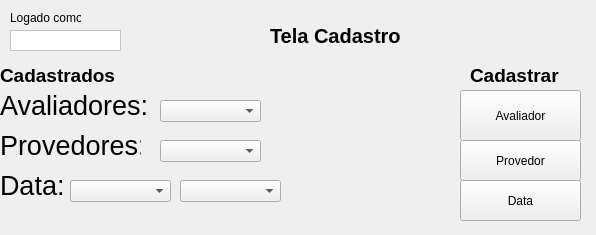
<?xml version="1.0" encoding="UTF-8"?>
<ui version="4.0">
 <class>Form</class>
 <widget class="QWidget" name="Form">
  <property name="geometry">
   <rect>
    <x>0</x>
    <y>0</y>
    <width>596</width>
    <height>235</height>
   </rect>
  </property>
  <property name="windowTitle">
   <string>Form</string>
  </property>
  <widget class="QLabel" name="label">
   <property name="geometry">
    <rect>
     <x>270</x>
     <y>0</y>
     <width>161</width>
     <height>71</height>
    </rect>
   </property>
   <property name="font">
    <font>
     <pointsize>15</pointsize>
     <weight>75</weight>
     <bold>true</bold>
    </font>
   </property>
   <property name="text">
    <string>Tela Cadastro</string>
   </property>
  </widget>
  <widget class="QLabel" name="label_2">
   <property name="geometry">
    <rect>
     <x>0</x>
     <y>80</y>
     <width>151</width>
     <height>51</height>
    </rect>
   </property>
   <property name="font">
    <font>
     <pointsize>20</pointsize>
     <kerning>true</kerning>
    </font>
   </property>
   <property name="text">
    <string>Avaliadores:</string>
   </property>
  </widget>
  <widget class="QComboBox" name="comboBox">
   <property name="geometry">
    <rect>
     <x>160</x>
     <y>100</y>
     <width>101</width>
     <height>22</height>
    </rect>
   </property>
  </widget>
  <widget class="QLabel" name="label_3">
   <property name="geometry">
    <rect>
     <x>0</x>
     <y>120</y>
     <width>141</width>
     <height>51</height>
    </rect>
   </property>
   <property name="font">
    <font>
     <pointsize>20</pointsize>
     <kerning>true</kerning>
    </font>
   </property>
   <property name="text">
    <string>Provedores:</string>
   </property>
  </widget>
  <widget class="QComboBox" name="comboBox_2">
   <property name="geometry">
    <rect>
     <x>160</x>
     <y>140</y>
     <width>101</width>
     <height>22</height>
    </rect>
   </property>
  </widget>
  <widget class="QLabel" name="label_4">
   <property name="geometry">
    <rect>
     <x>0</x>
     <y>160</y>
     <width>71</width>
     <height>51</height>
    </rect>
   </property>
   <property name="font">
    <font>
     <pointsize>20</pointsize>
     <kerning>true</kerning>
    </font>
   </property>
   <property name="text">
    <string>Data:</string>
   </property>
  </widget>
  <widget class="QLabel" name="label_5">
   <property name="geometry">
    <rect>
     <x>0</x>
     <y>40</y>
     <width>161</width>
     <height>71</height>
    </rect>
   </property>
   <property name="font">
    <font>
     <pointsize>14</pointsize>
     <weight>75</weight>
     <bold>true</bold>
    </font>
   </property>
   <property name="text">
    <string>Cadastrados</string>
   </property>
  </widget>
  <widget class="QLabel" name="label_6">
   <property name="geometry">
    <rect>
     <x>10</x>
     <y>10</y>
     <width>71</width>
     <height>16</height>
    </rect>
   </property>
   <property name="text">
    <string>Logado como:</string>
   </property>
  </widget>
  <widget class="QLabel" name="label_7">
   <property name="geometry">
    <rect>
     <x>10</x>
     <y>30</y>
     <width>111</width>
     <height>21</height>
    </rect>
   </property>
   <property name="styleSheet">
    <string notr="true">background-color: rgb(255, 255, 255);</string>
   </property>
   <property name="frameShape">
    <enum>QFrame::StyledPanel</enum>
   </property>
   <property name="text">
    <string/>
   </property>
  </widget>
  <widget class="QPushButton" name="pushButton_3">
   <property name="geometry">
    <rect>
     <x>460</x>
     <y>180</y>
     <width>121</width>
     <height>41</height>
    </rect>
   </property>
   <property name="text">
    <string>Data</string>
   </property>
  </widget>
  <widget class="QPushButton" name="pushButton_2">
   <property name="geometry">
    <rect>
     <x>460</x>
     <y>140</y>
     <width>121</width>
     <height>41</height>
    </rect>
   </property>
   <property name="text">
    <string>Provedor</string>
   </property>
  </widget>
  <widget class="QPushButton" name="pushButton">
   <property name="geometry">
    <rect>
     <x>460</x>
     <y>90</y>
     <width>121</width>
     <height>51</height>
    </rect>
   </property>
   <property name="text">
    <string>Avaliador</string>
   </property>
  </widget>
  <widget class="QLabel" name="label_16">
   <property name="geometry">
    <rect>
     <x>470</x>
     <y>60</y>
     <width>161</width>
     <height>31</height>
    </rect>
   </property>
   <property name="font">
    <font>
     <pointsize>14</pointsize>
     <weight>75</weight>
     <bold>true</bold>
    </font>
   </property>
   <property name="text">
    <string>Cadastrar</string>
   </property>
  </widget>
  <widget class="QComboBox" name="comboBox_3">
   <property name="geometry">
    <rect>
     <x>70</x>
     <y>180</y>
     <width>101</width>
     <height>22</height>
    </rect>
   </property>
  </widget>
  <widget class="QComboBox" name="comboBox_4">
   <property name="geometry">
    <rect>
     <x>180</x>
     <y>180</y>
     <width>101</width>
     <height>22</height>
    </rect>
   </property>
  </widget>
 </widget>
 <resources/>
 <connections/>
</ui>
